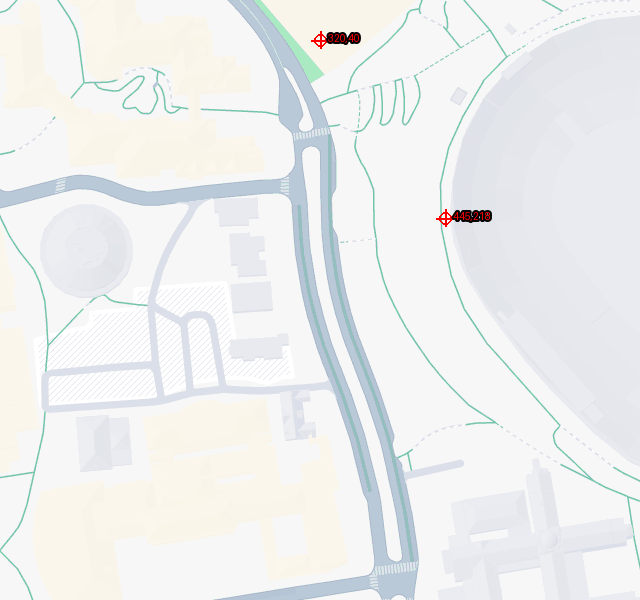
#> input picture 01_Berkeley_Stadium_marked.png, 640 x 600 px, given in place of 00_Zurich_HB_obstacle.png, which was not available
$ jupyter execute --allow-errors experiments.ipynb
#> lines starting #> are read from the running program, lines starting #| are printed output that depends on the picture; after the words box and inside, x2 and y2 are one past the last pixel; in counts of white or black regions, pixels touching at a corner belong together; pictures that were not available may be replaced by others from this repository, and a replacement may not be noted
[cell 1]
import numpy as np

#> (a cell that did not finish here is left out)

[cell 3]
import numpy as np
import matplotlib.pyplot as plt

# Load obstacles: rows are (x_min, x_max, y_min, y_max) in meters
#> (the rest of this cell did not finish here and is left out)

#> (a cell that did not finish here is left out)

[cell 5]
# Cell 1 — Imports
# !pip install opencv-python numpy matplotlib

import cv2
import numpy as np
from pathlib import Path
from matplotlib import pyplot as plt

[cell 6]
# Cell 2 — Load gray (handles alpha)
def load_gray(path: str) -> np.ndarray:
    img = cv2.imread(path, cv2.IMREAD_UNCHANGED)
#> img is the input picture: shape (600, 640, 3); mean B, G, R 238.8, 238.7, 237.7
    if img is None:
        raise FileNotFoundError(path)

    # RGBA -> composite on white background
    if img.ndim == 3 and img.shape[2] == 4:
        bgr = img[:, :, :3].astype(np.float32)
        a = img[:, :, 3:4].astype(np.float32) / 255.0
        white = np.full_like(bgr, 255.0)
        comp = (bgr * a + white * (1 - a)).astype(np.uint8)
        return cv2.cvtColor(comp, cv2.COLOR_BGR2GRAY)

    if img.ndim == 3:
        return cv2.cvtColor(img, cv2.COLOR_BGR2GRAY)
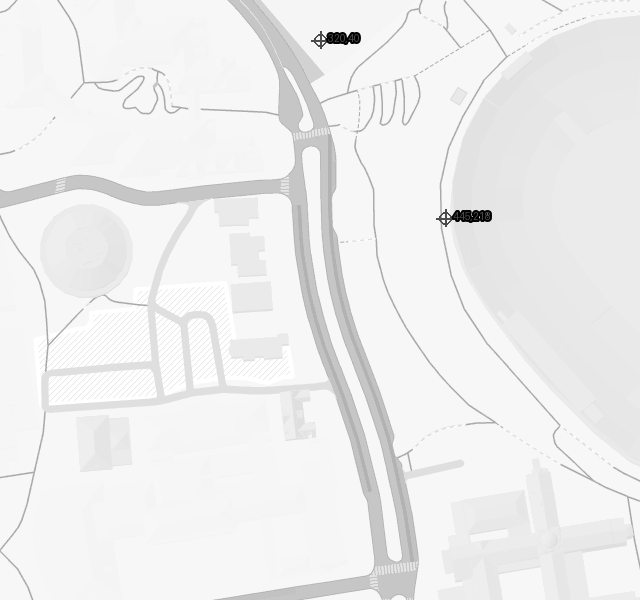
#> returned value: shape (600, 640); min 0, max 255, mean 238.2
    return img

[cell 7]
# Cell 3 — Fixed convention binarize: BLACK = obstacle
def binarize_black_is_obstacle(gray: np.ndarray, thresh: int = 200) -> np.ndarray:
    """
    Returns obstacle mask: obstacles=255, background=0
    Convention: black pixels are obstacles.
    """
    obstacles = np.zeros_like(gray, dtype=np.uint8)
    obstacles[gray < thresh] = 255
    return obstacles

[cell 8]
# Cell 4 — Utility: scale polygon towards its centroid (shrink)
def shrink_polygon(pts_xy: np.ndarray, factor: float) -> np.ndarray:
    """
    pts_xy: (N,2) float or int
    factor < 1.0 shrinks towards centroid
    """
    pts = pts_xy.astype(np.float32)
    c = pts.mean(axis=0, keepdims=True)
    pts2 = c + factor * (pts - c)
    return np.round(pts2).astype(np.int32)

def draw_component_mask(shape, contour) -> np.ndarray:
    m = np.zeros(shape, dtype=np.uint8)
    cv2.drawContours(m, [contour], -1, 255, thickness=-1)
    return m

def iou_score(mask_a: np.ndarray, mask_b: np.ndarray) -> float:
    inter = np.logical_and(mask_a > 0, mask_b > 0).sum()
    union = np.logical_or(mask_a > 0, mask_b > 0).sum()
    return float(inter) / float(union + 1e-9)

[cell 9]
# Cell 5 — Fit ONE primitive per component (triangle first, else best of rect/circle)
def fit_one_primitive(component_mask: np.ndarray,
                      shrink_factor: float = 0.90,
                      tri_eps_ratio: float = 0.06):
    """
    component_mask: uint8, 255=component, 0=bg (already isolated)
    Returns: ('triangle'/'rect'/'circle', params_dict, draw_mask255)
    """
    # find contour
    contours, _ = cv2.findContours(component_mask, cv2.RETR_EXTERNAL, cv2.CHAIN_APPROX_SIMPLE)
    if not contours:
        return None
    cnt = max(contours, key=cv2.contourArea)
    area = cv2.contourArea(cnt)
    if area < 5:
        return None

    h, w = component_mask.shape[:2]
    target = draw_component_mask((h, w), cnt)

    # --- Triangle candidate (only if approx gives 3 vertices)
    peri = cv2.arcLength(cnt, True)
    approx = cv2.approxPolyDP(cnt, tri_eps_ratio * peri, True)
    best = None

    if len(approx) == 3:
        tri = approx.reshape(-1, 2)
        tri = shrink_polygon(tri, shrink_factor)
        tri_mask = np.zeros((h, w), dtype=np.uint8)
        cv2.fillPoly(tri_mask, [tri], 255)
        tri_iou = iou_score(target, tri_mask)
        best = ("triangle", {"points": tri.tolist()}, tri_mask, tri_iou)

    # --- Rotated rectangle candidate
    rect = cv2.minAreaRect(cnt)  # ((cx,cy),(rw,rh),angle)
    box = cv2.boxPoints(rect)    # 4x2 float
    box = shrink_polygon(box, shrink_factor)
    rect_mask = np.zeros((h, w), dtype=np.uint8)
    cv2.fillPoly(rect_mask, [box], 255)
    rect_iou = iou_score(target, rect_mask)

    rect_candidate = ("rect", {"points": box.tolist()}, rect_mask, rect_iou)

    # --- Circle candidate
    (cx, cy), r = cv2.minEnclosingCircle(cnt)
    r2 = max(1.0, r * shrink_factor)
    circ_mask = np.zeros((h, w), dtype=np.uint8)
    cv2.circle(circ_mask, (int(round(cx)), int(round(cy))), int(round(r2)), 255, thickness=-1)
    circ_iou = iou_score(target, circ_mask)

    circ_candidate = ("circle", {"center": [float(cx), float(cy)], "radius": float(r2)}, circ_mask, circ_iou)

    # choose best among available
    candidates = [rect_candidate, circ_candidate]
    if best is not None:
        candidates.append(best)

    chosen = max(candidates, key=lambda x: x[3])
    shape_name, params, draw_mask, score = chosen
    return shape_name, params, draw_mask

[cell 10]
# Cell 6 — Main: (1) shrink obstacles (erosion) to avoid merging, (2) CC, (3) 1 primitive per CC
def simplify_obstacles_one_shape_each(input_png: str,
                                      out_dir: str = "outputs",
                                      thresh: int = 200,
                                      erosion_ksize: int = 0,
                                      erosion_iters: int = 1,
                                      min_component_area: int = 200,
                                      shrink_factor: float = 0.90):
    out_dir = Path(out_dir)
    out_dir.mkdir(parents=True, exist_ok=True)

    gray = load_gray(input_png)
    obstacles = binarize_black_is_obstacle(gray, thresh=thresh)  # 255 obstacle
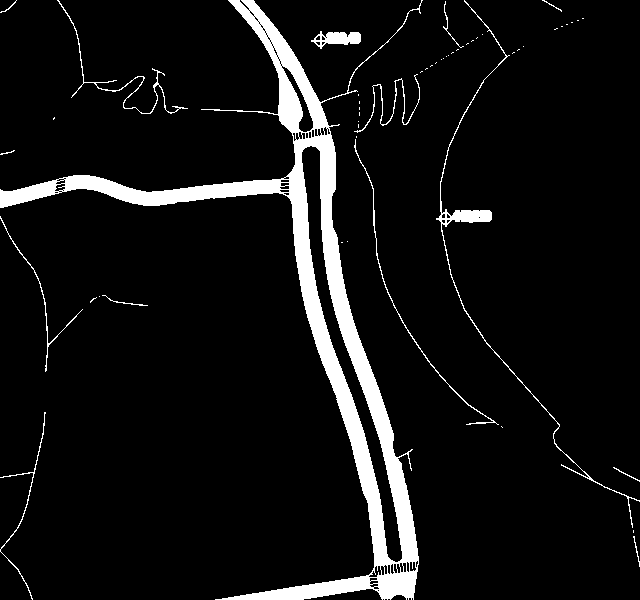
#> obstacles: shape (600, 640); 7.4% white; 52 white regions (37 under 20 px), largest, box (x1, y1, x2, y2) and area: (0, 0, 423, 600) 24340, (436, 0, 640, 528) 1402, (311, 31, 361, 49) 497

    # Erode to make big obstacles smaller + separate close ones
    if erosion_ksize and erosion_ksize > 1 and erosion_iters > 0:
        k = cv2.getStructuringElement(cv2.MORPH_RECT, (erosion_ksize, erosion_ksize))
        obstacles_eroded = cv2.erode(obstacles, k, iterations=erosion_iters)
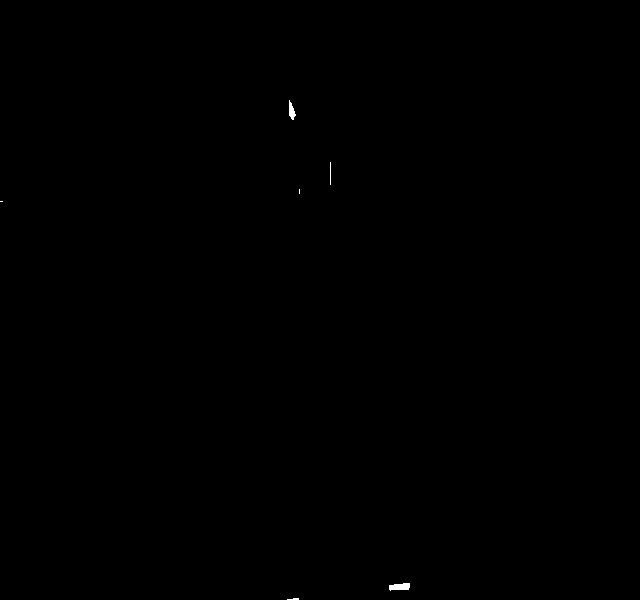
#> obstacles_eroded: shape (600, 640); 0.07% white; 6 white regions (3 under 20 px), largest, box (x1, y1, x2, y2) and area: (389, 583, 410, 591) 127, (289, 100, 296, 120) 81, (330, 162, 331, 185) 23
    else:
        obstacles_eroded = obstacles.copy()

    # Original normalized (what you feed in, black=obstacle)
    original_norm = np.full_like(obstacles, 255)
    original_norm[obstacles == 255] = 0

    # Simplified canvas (white background)
    simplified = np.full_like(obstacles, 255)

    # Connected components on eroded mask
    num, labels, stats, _ = cv2.connectedComponentsWithStats((obstacles_eroded > 0).astype(np.uint8), connectivity=8)
#> labels: shape (600, 640) int32; 7 distinct labels, from 0 to 6
#> num = 7; stats = [[0, 0, 640, 600, 383743], [289, 100, 7, 20, 81], [330, 162, 1, 23, 23], [299, 189, 1, 5, 5], [0, 201, 3, 1, 3], [389, 583, 21, 8, 127], [287, 598, 12, 2, 18]]

    # For each component, fit exactly ONE primitive and draw it
    for cid in range(1, num):
        x, y, w, h, area = stats[cid]
        if area < min_component_area:
            continue

        comp = (labels == cid).astype(np.uint8) * 255

        fit = fit_one_primitive(comp, shrink_factor=shrink_factor)
        if fit is None:
            continue

        _, _, draw_mask = fit
        # draw onto global canvas (black obstacles)
        simplified[draw_mask == 255] = 0
#> this loop made 6 passes
#> simplified: shape (600, 640); every value is 255

    base = Path(input_png).stem
    # out_original = out_dir / f"{base}_original_norm.png"
    base_clean = base.removesuffix("_obstacle")
    out_simplified = out_dir / f"{base_clean}_simplified_obstacle.png"

    # cv2.imwrite(str(out_original), original_norm)
    cv2.imwrite(str(out_simplified), simplified)

    plt.figure(figsize=(6,4))
    plt.title("Simplified — one primitive per obstacle segment (no lines)")
    plt.imshow(simplified, cmap="gray")
    plt.axis("off")
    plt.show()

    return str(out_simplified)

[cell 11]
# Cell 7 — Run
input_png = "downloads/google_maps/obstacles/00_Zurich_HB_obstacle.png"  # <- change
simp_path = simplify_obstacles_one_shape_each(
    input_png,
    out_dir="outputs",
    thresh=200,
    erosion_ksize=4,      # ↑ 大一点 -> 障碍更“瘦”、更不容易连
    erosion_iters=5,      # ↑ 迭代多 -> 更瘦，但可能断裂
    min_component_area=150,
    shrink_factor=0.85    # ↓ 更小(0.85) -> 更不容易粘连
)
# print("Saved:", orig_path)
print("Saved:", simp_path)

[cell 12]
# Cell 7 — Run
from pathlib import Path

for png_path in sorted(Path("downloads/maps/obstacles").glob("*.png")):
    input_png = str(png_path)  # <- change
    simp_path = simplify_obstacles_one_shape_each(
        input_png,
        out_dir="downloads/maps/temp",
        thresh=250,
        erosion_ksize=6,      # ↑ 大一点 -> 障碍更“瘦”、更不
        erosion_iters=8,      # ↑ 迭代多 -> 更瘦，但可
        min_component_area=400,
        shrink_factor=0.4 # ↓ 更小(0.85) -> 更不容易粘
    )
#> call 2 of simplify_obstacles_one_shape_each, with input_png = '_only/01_Berkeley_Stadium_marked.png', out_dir = 'downloads/maps/temp', thresh = 250, erosion_ksize = 6, erosion_iters = 8, min_component_area = 400, shrink_factor = 0.4
#> in simplify_obstacles_one_shape_each (call 2), `obstacles = binarize_black_is_obstacle(gray, thresh=thresh)`:
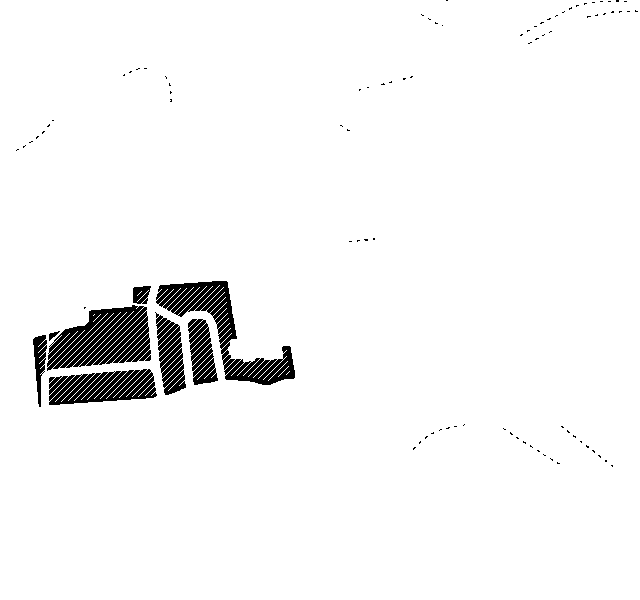
#> obstacles: shape (600, 640); 96.3% white; 93 black regions (85 under 20 px), largest, box (x1, y1, x2, y2) and area: (47, 305, 151, 371) 4063, (156, 281, 295, 385) 3862, (49, 369, 157, 405) 2574
#> in simplify_obstacles_one_shape_each (call 2), `obstacles_eroded = cv2.erode(obstacles, k, iterations=erosion_iters)`:
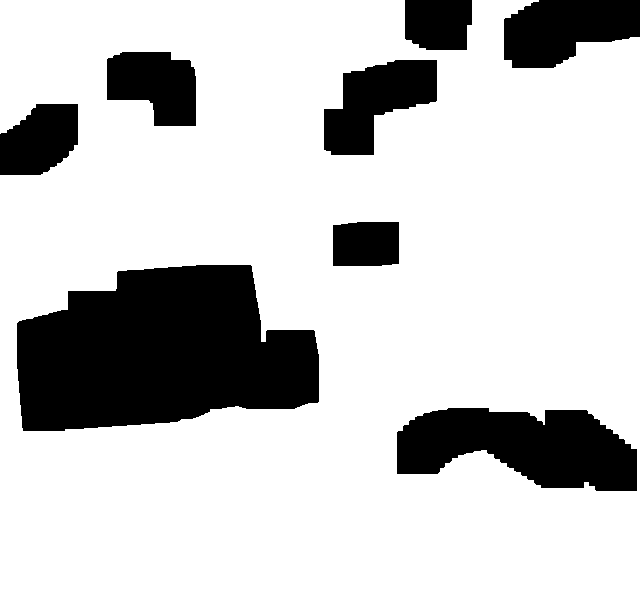
#> obstacles_eroded: shape (600, 640); 78.9% white; 8 black regions, largest, box (x1, y1, x2, y2) and area: (17, 265, 319, 431) 38068, (397, 408, 637, 491) 14134, (504, 0, 640, 68) 6922
#> in simplify_obstacles_one_shape_each (call 2), `num, labels, stats, _ = cv2.connectedComponentsWithStats((obstacles_er..`: num = 2; stats = [[0, 0, 640, 491, 80909], [0, 0, 640, 600, 303091]]
#> the loop in simplify_obstacles_one_shape_each (call 2), `for cid in range(1, num):` made 1 pass
#> (x, y, peri in fit_one_primitive, approx in fit_one_primitive, rect in fit_one_primitive) on pass 1: (0, 0, 2888.3, [[0, 0], [0, 599], [639, 599], [639, 37]], ((319.5, 299.5), (599, 639), -90))
#> pass 1, in fit_one_primitive, `target = draw_component_mask((h, w), cnt)`:
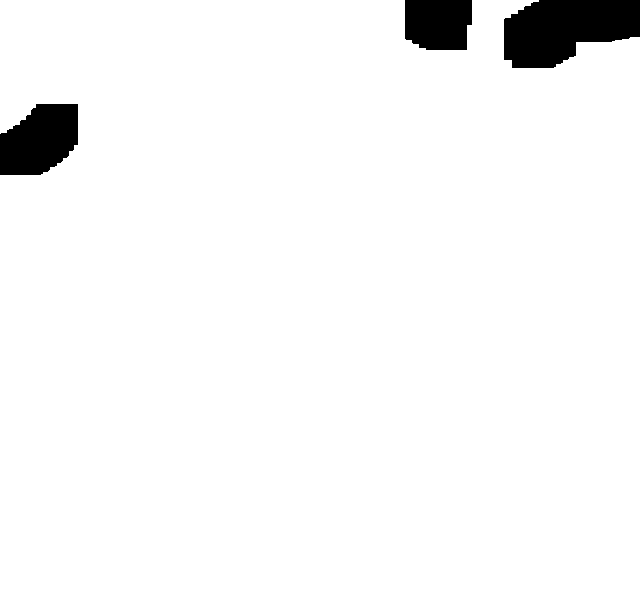
#> target: shape (600, 640); 96.3% white; 3 black regions, box (x1, y1, x2, y2) and area: (504, 0, 640, 68) 6922, (0, 104, 78, 175) 4352, (405, 0, 472, 50) 3097
#> pass 1, in fit_one_primitive, `shape_name, params, draw_mask, score = chosen`:
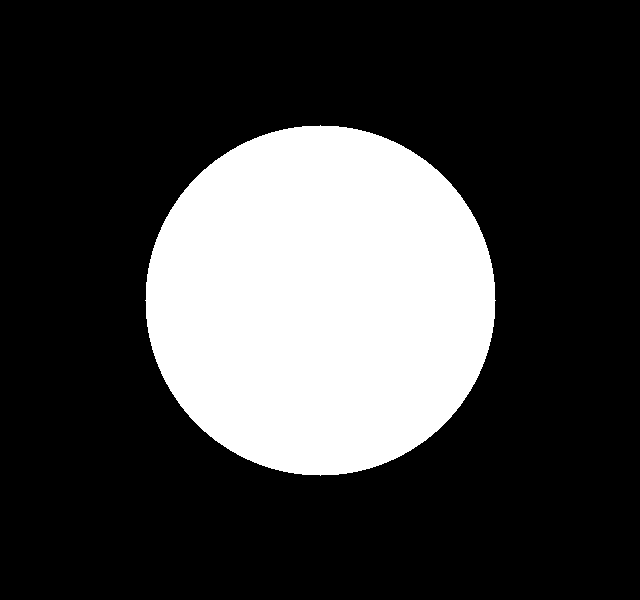
#> draw_mask: shape (600, 640); 25.1% white; 1 white region, box (x1, y1, x2, y2) and area: (145, 125, 496, 476) 96209

$ run again, on downloads/google_maps/images/01_times_square.png
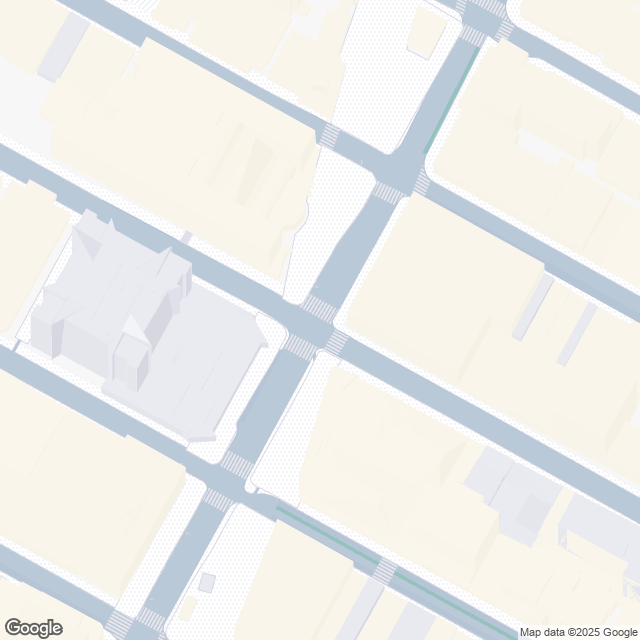
#> input picture downloads/google_maps/images/01_times_square.png, 640 x 640 px, given in place of 00_Zurich_HB_obstacle.png, which was not available
#> in load_gray, img is the input picture: shape (640, 640, 3); mean B, G, R 234.6, 237.4, 237.6
#> obstacles: shape (640, 640); 14.6% white; 161 white regions (138 under 20 px), largest, box (x1, y1, x2, y2) and area: (309, 0, 640, 315) 13104, (0, 340, 387, 626) 11561, (0, 144, 340, 353) 7711
#> obstacles_eroded: shape (640, 640); 1.4% white; 51 white regions (34 under 20 px), largest, box (x1, y1, x2, y2) and area: (380, 54, 469, 185) 1260, (245, 364, 298, 453) 1239, (330, 210, 384, 298) 1001
#> labels: shape (640, 640) int32; 52 distinct labels, from 0 to 51
#> num = 52; stats = 52 rows, first 6: [0, 0, 640, 640, 403792], [77, 0, 63, 35, 213], [475, 18, 18, 9, 34], [380, 54, 89, 131, 1260], [348, 147, 1, 1, 1], [350, 148, 1, 1, 1]
#> the loop in simplify_obstacles_one_shape_each, `for cid in range(1, num):` made 51 passes
#> (x, y) on passes 2, 11, 15, 28, 31, 33, 41, 51: (475, 18), (0, 157), (67, 194), (202, 267), (0, 358), (213, 475), (0, 558), (139, 636)
#> obstacles: shape (640, 640); 89.1% white; black in thin lines or dots
#> obstacles_eroded: shape (640, 640); 37.6% white; 15 white regions (1 under 20 px), largest, box (x1, y1, x2, y2) and area: (0, 0, 300, 250) 32641, (381, 214, 640, 462) 27340, (326, 407, 640, 609) 26893
#> in simplify_obstacles_one_shape_each (call 2), `num, labels, stats, _ = cv2.connectedComponentsWithStats((obstacles_er..`:
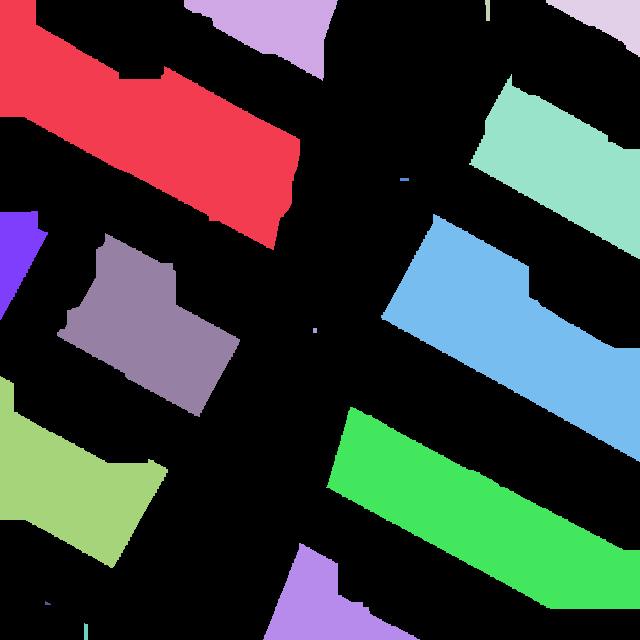
#> labels: shape (640, 640) int32; 16 distinct labels, from 0 to 15; one colour per label, 0 black
#> num = 16; stats = 16 rows, first 6: [0, 0, 640, 640, 255533], [0, 0, 300, 250, 32641], [184, 0, 154, 81, 6651], [485, 0, 5, 21, 89], [546, 0, 94, 57, 2620], [469, 74, 171, 185, 16032]
#> the loop in simplify_obstacles_one_shape_each (call 2), `for cid in range(1, num):` made 15 passes
#> (x, y, peri in fit_one_primitive, approx in fit_one_primitive, tri in fit_one_primitive) on passes 2, 4, 7: (184, 0, 423.8, [[184, 0], [322, 80], [337, 0]], [[242, 16], [297, 48], [303, 16]]), (546, 0, 273.4, [[546, 0], [639, 56], [639, 0]], [[583, 11], [620, 34], [620, 11]]), (0, 211, 283.6, [[37, 211], [0, 212], [0, 319]], [[22, 233], [7, 233], [7, 276]])
#> after the loop in simplify_obstacles_one_shape_each (call 2), `for cid in range(1, num):`:
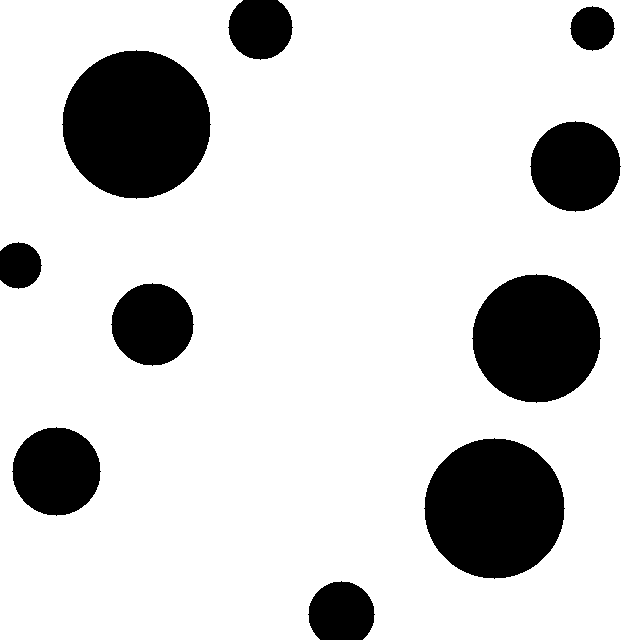
#> simplified: shape (640, 640); 82.3% white; 10 black regions, largest, box (x1, y1, x2, y2) and area: (62, 50, 211, 199) 17193, (424, 438, 565, 579) 15373, (472, 274, 601, 403) 12853
